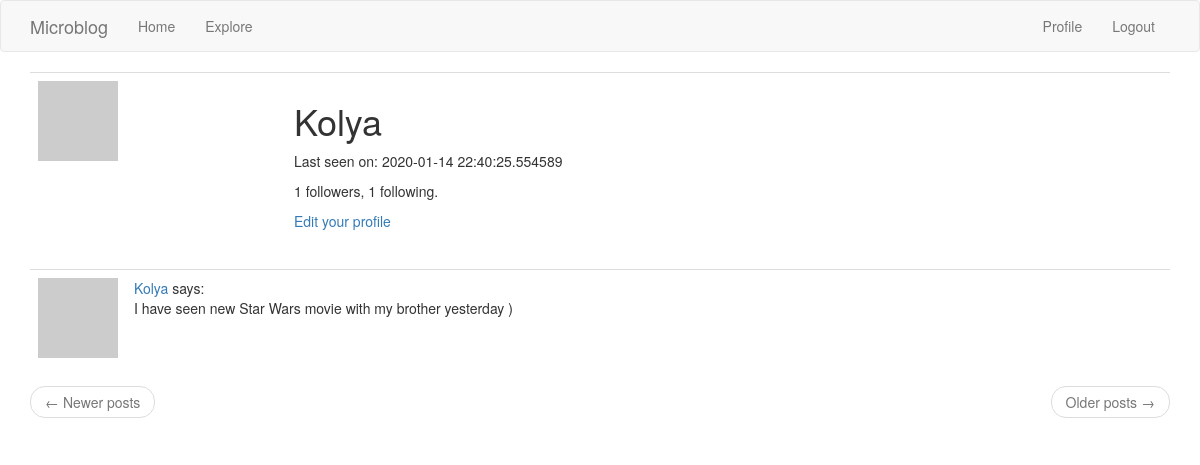
/user/Kolya (signed in), run on an earlier commit of the app's database.
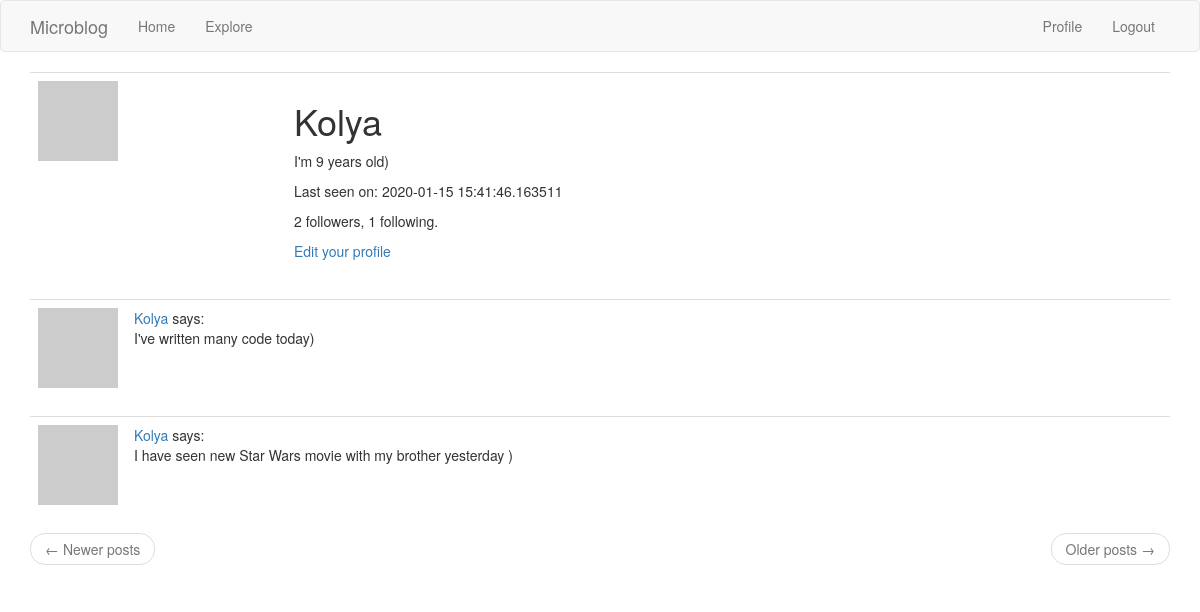
And on a later commit of the database.
### app/models.py (models this page shows, shortened)
class User(UserMixin, db.Model):
    id = db.Column(db.Integer, primary_key=True)
    username = db.Column(db.String(64), index=True, unique=True)
    email = db.Column(db.String(120), index=True, unique=True)
    password_hash = db.Column(db.String(128))
    posts = db.relationship('Post', backref='author', lazy='dynamic')
    about_me = db.Column(db.String(140))
    last_seen = db.Column(db.DateTime, default=datetime.utcnow)
    followed = db.relationship(
        'User', secondary=followers,
        primaryjoin=(followers.c.follower_id == id),
        secondaryjoin=(followers.c.followed_id == id),
        backref=db.backref('followers', lazy='dynamic'), lazy='dynamic')
    def avatar(self, size):
        digest = md5(self.email.lower().encode('utf-8')).hexdigest()
        return 'https://www.gravatar.com/avatar/{}?d=identicon&s={}'.format(
            digest, size)

class Post(db.Model):
    id = db.Column(db.Integer, primary_key=True)
    body = db.Column(db.String(140))
    timestamp = db.Column(db.DateTime, index=True, default=datetime.utcnow)
    user_id = db.Column(db.Integer, db.ForeignKey('user.id'))

### app/routes.py (the view)
@app.route('/user/<username>')
@login_required
def user(username):
    user = User.query.filter_by(username=username).first_or_404()
    page = request.args.get('page', 1, type=int)
    posts = user.posts.order_by(Post.timestamp.desc()).paginate(
        page, app.config['POSTS_PER_PAGE'], False)
    if posts.has_next:
        next_url = url_for('user', username=user.username, page=posts.next_num)
    else:
        next_url = None
    if posts.has_prev:
        prev_url = url_for('user', username=user.username, page=posts.prev_num)
    else:
        prev_url = None
    return render_template('user.html', user=user, posts=posts.items,
                           next_url=next_url, prev_url=prev_url)

### app/models.py (called while the page is built)
@login.user_loader
def load_user(id):
    return User.query.get(int(id))

### app/routes.py (called while the page is built)
@app.before_request
def before_request():
    if current_user.is_authenticated:
        current_user.last_seen = datetime.utcnow()
        db.session.commit()

### app/templates/user.html
{% extends "base.html" %}
{% block app_content %}
    <table class="table table-hover">
        <tr>
            <td width="256px"><img src="{{ user.avatar(256) }}"></td>
            <td>
		<h1>{{ user.username }}</h1>
		{% if user.about_me %}<p>{{ user.about_me }}</p>{% endif %}
                {% if user.last_seen %}<p>Last seen on: {{ user.last_seen }}</p>{% endif %}
		<p>{{ user.followers.count() }} followers, {{ user.followed.count() }} following.</p>
		{% if user == current_user %}
                <p><a href="{{ url_for('edit_profile') }}">Edit your profile</a></p>
		{% elif not current_user.is_following(user) %}
 		<p><a href="{{ url_for('follow', username=user.username) }}">Follow</a></p>
		{% else %}
		<p><a href="{{ url_for('unfollow', username=user.username) }}">Unfollow</a></p>
                {% endif %}
	    </td>
        </tr>
    </table>
    {% for post in posts %}
        {% include '_post.html' %}
    {% endfor %}
    <nav aria-label="...">
        <ul class="pager">
        <li class="previous{% if not prev_url %} disabled{% endif %}">
            <a href="{{ prev_url or '#' }}">
                <span aria-hidden="true">&larr;</span> Newer posts
            </a>
        </li>
        <li class="next{% if not next_url %} disabled{% endif %}">
            <a href="{{ next_url or '#' }}">
                Older posts <span aria-hidden="true">&rarr;</span>
            </a>
        </li>
        </ul>
    </nav>
{% endblock %}

### app/templates/_post.html
<table class="table table-hover">
    <tr>
        <td width="70px">
            <a href="{{ url_for('user', username=post.author.username) }}">
                <img src="{{ post.author.avatar(64) }}" />
            </a>
        </td>
        <td>
            <a href="{{ url_for('user', username=post.author.username) }}">
                {{ post.author.username }}
            </a>
            says:
            <br>
            {{ post.body }}
        </td>
    </tr>
</table>

What changed in the data, as far as the page shows it:
changed User "Kolya": about_me (not shown) → "I'm 9 years old)"; last_seen "2020-01-14 22:40:25.554589" → "2020-01-15 15:41:46.163511"
added Post: author.username "Kolya", body "I've written many code today)"
Also different on the page:
{{ user.followers.count() }}: "1" → "2"
